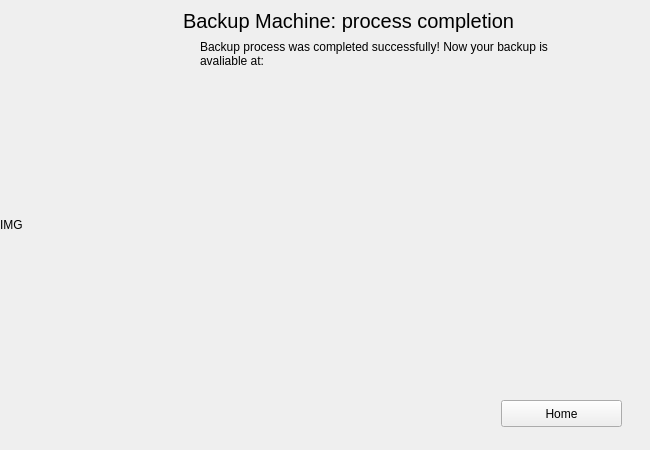
<?xml version="1.0" encoding="UTF-8"?>
<ui version="4.0">
 <class>Form</class>
 <widget class="QWidget" name="Form">
  <property name="geometry">
   <rect>
    <x>0</x>
    <y>0</y>
    <width>650</width>
    <height>450</height>
   </rect>
  </property>
  <property name="minimumSize">
   <size>
    <width>650</width>
    <height>450</height>
   </size>
  </property>
  <property name="maximumSize">
   <size>
    <width>650</width>
    <height>450</height>
   </size>
  </property>
  <property name="windowTitle">
   <string>Backup Machine</string>
  </property>
  <widget class="QLabel" name="bgrObject">
   <property name="geometry">
    <rect>
     <x>0</x>
     <y>0</y>
     <width>170</width>
     <height>450</height>
    </rect>
   </property>
   <property name="text">
    <string>&lt;html&gt;&lt;head/&gt;&lt;body&gt;&lt;p&gt;IMG&lt;/p&gt;&lt;/body&gt;&lt;/html&gt;</string>
   </property>
   <property name="scaledContents">
    <bool>true</bool>
   </property>
  </widget>
  <widget class="QLabel" name="completionTitleLabel">
   <property name="geometry">
    <rect>
     <x>183</x>
     <y>5</y>
     <width>451</width>
     <height>31</height>
    </rect>
   </property>
   <property name="font">
    <font>
     <pointsize>15</pointsize>
    </font>
   </property>
   <property name="text">
    <string>Backup Machine: process completion</string>
   </property>
  </widget>
  <widget class="QLabel" name="completedSuccessfullyLabel">
   <property name="geometry">
    <rect>
     <x>200</x>
     <y>40</y>
     <width>391</width>
     <height>331</height>
    </rect>
   </property>
   <property name="text">
    <string>&lt;html&gt;&lt;head/&gt;&lt;body&gt;&lt;p&gt;Backup process was completed successfully! Now your backup is avaliable at: &lt;/p&gt;&lt;/body&gt;&lt;/html&gt;</string>
   </property>
   <property name="scaledContents">
    <bool>false</bool>
   </property>
   <property name="alignment">
    <set>Qt::AlignLeading|Qt::AlignLeft|Qt::AlignTop</set>
   </property>
   <property name="wordWrap">
    <bool>true</bool>
   </property>
  </widget>
  <widget class="QPushButton" name="homePushButton">
   <property name="geometry">
    <rect>
     <x>501</x>
     <y>400</y>
     <width>121</width>
     <height>27</height>
    </rect>
   </property>
   <property name="text">
    <string>Home</string>
   </property>
  </widget>
 </widget>
 <resources/>
 <connections/>
</ui>
